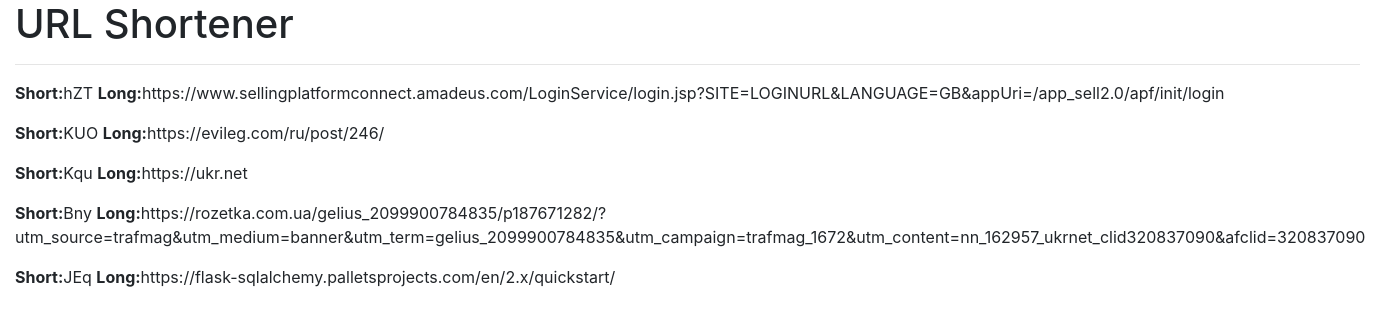
Page /all_urls on the committed database.
### app.py (models this page shows, shortened)
class Url(db.Model):
    id = db.Column("id", db.Integer, primary_key=True)
    long = db.Column("long", db.String())
    short = db.Column("short", db.String(10), unique=True)
    date_created = db.Column("date_created", db.DateTime, default=datetime.now)
    url_expiration = db.Column("url_expiration", db.Integer, default=90)

### app.py (the view)
@app.route('/all_urls')
def display_all():
    return render_template('all_urls.html', all_urls=Url.query.all())

### templates/all_urls.html (shortened to what this page needs)
{% extends "base.html" %}
{% block content %}
    {% for url in all_urls %}
        <p><strong>Short:</strong>{{url.short}} <strong>Long:</strong>{{url.long}}</p>
    {% endfor %}
{% endblock %}

### templates/base.html (shortened to what this page needs)
<!DOCTYPE html>
<html lang="en">
<head>
    <link rel="stylesheet" href="https://stackpath.bootstrapcdn.com/bootstrap/4.5.2/css/bootstrap.min.css">
</head>
<body>
    <div class="container-fluid">
        <h1>URL Shortener</h1>
        <hr>
        {% block content%}
        {% endblock %}
    </div>
</body>
</html>

### rows in the picture
Url: short "hZT", long "https://www.sellingplatformconnect.amadeus.com/LoginService/login.jsp?SITE=LOGINURL&LANGUAGE=GB&appUri=/app_sell2.0/apf/init/login"
Url: short "KUO", long "https://evileg.com/ru/post/246/"
Url: short "Kqu", long "https://ukr.net"
Url: short "Bny", long "https://rozetka.com.ua/gelius_2099900784835/p187671282/?utm_source=trafmag&utm_medium=banner&utm_term=gelius_2099900784835&utm_campaign=trafmag_1672&utm_content=nn_162957_ukrnet_clid320837090&afclid=320837090"
Url: short "JEq", long "https://flask-sqlalchemy.palletsprojects.com/en/2.x/quickstart/"
